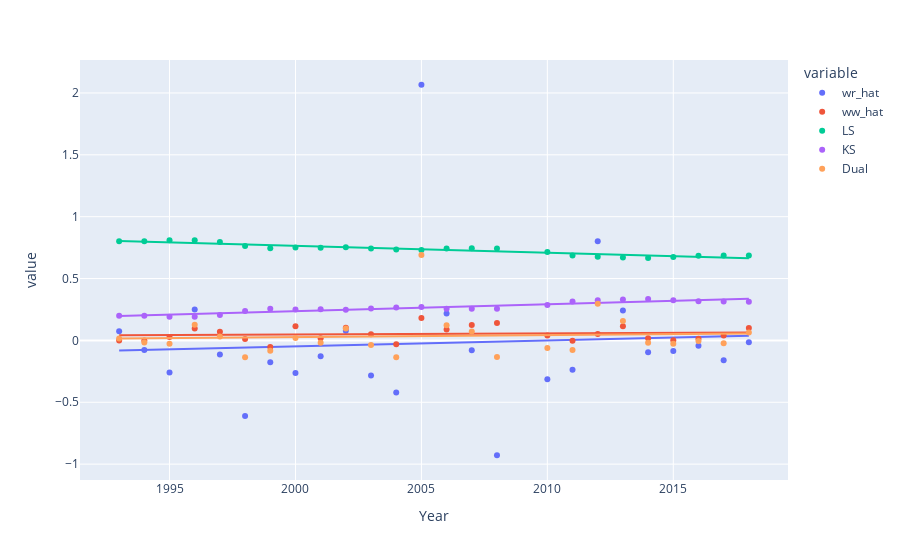

Write notebook code for a chart like this one.
### Code cell
px.scatter(dual.reset_index().melt(id_vars='Year'), x='Year', y='value', color='variable', trendline='ols')

### Figure 1 — Plotly figure (JSON) as saved in the notebook; plotly's stock layout.template omitted (floating-point values rounded to 4 significant figures)
{"data": [{"hovertemplate": "variable=wr_hat<br>Year=%{x}<br>value=%{y}<extra></extra>", "legendgroup": "wr_hat", "marker": {"color": "#636efa", "symbol": "circle"}, "mode": "markers", "name": "wr_hat", "orientation": "v", "showlegend": true, "type": "scatter", "x": [1993, 1994, 1995, 1996, 1997, 1998, 1999, 2000, 2001, 2002, 2003, 2004, 2005, 2006, 2007, 2008, 2010, 2011, 2012, 2013, 2014, 2015, 2016, 2017, 2018], "xaxis": "x", "y": [0.07469, -0.07797, -0.2586, 0.2501, -0.1144, -0.611, -0.1756, -0.2637, -0.1281, 0.07887, -0.2835, -0.4208, 2.066, 0.2173, -0.07936, -0.9282, -0.3129, -0.2366, 0.802, 0.2413, -0.09497, -0.08588, -0.04318, -0.1598, -0.01479], "yaxis": "y"}, {"hovertemplate": "<b>OLS trendline</b><br>value = 0.00473311 * Year + -9.51396<br>R<sup>2</sup>=0.004653<br><br>variable=wr_hat<br>Year=%{x}<br>value=%{y} <b>(trend)</b><extra></extra>", "legendgroup": "wr_hat", "marker": {"color": "#636efa", "symbol": "circle"}, "mode": "lines", "name": "wr_hat", "showlegend": false, "type": "scatter", "x": [1993, 1994, 1995, 1996, 1997, 1998, 1999, 2000, 2001, 2002, 2003, 2004, 2005, 2006, 2007, 2008, 2010, 2011, 2012, 2013, 2014, 2015, 2016, 2017, 2018], "xaxis": "x", "y": [-0.08086, -0.07613, -0.07139, -0.06666, -0.06193, -0.0572, -0.05246, -0.04773, -0.043, -0.03826, -0.03353, -0.0288, -0.02406, -0.01933, -0.0146, -0.009864, -0.0003979, 0.004335, 0.009068, 0.0138, 0.01853, 0.02327, 0.028, 0.03273, 0.03747], "yaxis": "y"}, {"hovertemplate": "variable=ww_hat<br>Year=%{x}<br>value=%{y}<extra></extra>", "legendgroup": "ww_hat", "marker": {"color": "#EF553B", "symbol": "circle"}, "mode": "markers", "name": "ww_hat", "orientation": "v", "showlegend": true, "type": "scatter", "x": [1993, 1994, 1995, 1996, 1997, 1998, 1999, 2000, 2001, 2002, 2003, 2004, 2005, 2006, 2007, 2008, 2010, 2011, 2012, 2013, 2014, 2015, 2016, 2017, 2018], "xaxis": "x", "y": [0, -0.001284, 0.02678, 0.09699, 0.07042, 0.01164, -0.05279, 0.1148, 0.01761, 0.1021, 0.04954, -0.03202, 0.181, 0.08882, 0.1237, 0.1412, 0.04041, -0.003656, 0.05158, 0.114, 0.01809, 0.001029, 0.01305, 0.03948, 0.101], "yaxis": "y"}, {"hovertemplate": "<b>OLS trendline</b><br>value = 0.000945337 * Year + -1.8432<br>R<sup>2</sup>=0.015832<br><br>variable=ww_hat<br>Year=%{x}<br>value=%{y} <b>(trend)</b><extra></extra>", "legendgroup": "ww_hat", "marker": {"color": "#EF553B", "symbol": "circle"}, "mode": "lines", "name": "ww_hat", "showlegend": false, "type": "scatter", "x": [1993, 1994, 1995, 1996, 1997, 1998, 1999, 2000, 2001, 2002, 2003, 2004, 2005, 2006, 2007, 2008, 2010, 2011, 2012, 2013, 2014, 2015, 2016, 2017, 2018], "xaxis": "x", "y": [0.04085, 0.0418, 0.04275, 0.04369, 0.04464, 0.04558, 0.04653, 0.04747, 0.04842, 0.04936, 0.05031, 0.05125, 0.0522, 0.05314, 0.05409, 0.05503, 0.05693, 0.05787, 0.05882, 0.05976, 0.06071, 0.06165, 0.0626, 0.06354, 0.06449], "yaxis": "y"}, {"hovertemplate": "variable=LS<br>Year=%{x}<br>value=%{y}<extra></extra>", "legendgroup": "LS", "marker": {"color": "#00cc96", "symbol": "circle"}, "mode": "markers", "name": "LS", "orientation": "v", "showlegend": true, "type": "scatter", "x": [1993, 1994, 1995, 1996, 1997, 1998, 1999, 2000, 2001, 2002, 2003, 2004, 2005, 2006, 2007, 2008, 2010, 2011, 2012, 2013, 2014, 2015, 2016, 2017, 2018], "xaxis": "x", "y": [0.8014, 0.8012, 0.8085, 0.8087, 0.7948, 0.7625, 0.745, 0.7507, 0.7489, 0.7528, 0.7422, 0.734, 0.7299, 0.7435, 0.7445, 0.7432, 0.7147, 0.6864, 0.6751, 0.6701, 0.6662, 0.675, 0.6838, 0.6857, 0.6866], "yaxis": "y"}, {"hovertemplate": "<b>OLS trendline</b><br>value = -0.00560819 * Year + 11.9807<br>R<sup>2</sup>=0.887060<br><br>variable=LS<br>Year=%{x}<br>value=%{y} <b>(trend)</b><extra></extra>", "legendgroup": "LS", "marker": {"color": "#00cc96", "symbol": "circle"}, "mode": "lines", "name": "LS", "showlegend": false, "type": "scatter", "x": [1993, 1994, 1995, 1996, 1997, 1998, 1999, 2000, 2001, 2002, 2003, 2004, 2005, 2006, 2007, 2008, 2010, 2011, 2012, 2013, 2014, 2015, 2016, 2017, 2018], "xaxis": "x", "y": [0.8035, 0.7979, 0.7923, 0.7867, 0.7811, 0.7755, 0.7699, 0.7643, 0.7587, 0.7531, 0.7475, 0.7418, 0.7362, 0.7306, 0.725, 0.7194, 0.7082, 0.7026, 0.697, 0.6914, 0.6858, 0.6802, 0.6745, 0.6689, 0.6633], "yaxis": "y"}, {"hovertemplate": "variable=KS<br>Year=%{x}<br>value=%{y}<extra></extra>", "legendgroup": "KS", "marker": {"color": "#ab63fa", "symbol": "circle"}, "mode": "markers", "name": "KS", "orientation": "v", "showlegend": true, "type": "scatter", "x": [1993, 1994, 1995, 1996, 1997, 1998, 1999, 2000, 2001, 2002, 2003, 2004, 2005, 2006, 2007, 2008, 2010, 2011, 2012, 2013, 2014, 2015, 2016, 2017, 2018], "xaxis": "x", "y": [0.1986, 0.1988, 0.1915, 0.1913, 0.2052, 0.2375, 0.255, 0.2493, 0.2511, 0.2472, 0.2578, 0.266, 0.2701, 0.2565, 0.2555, 0.2568, 0.2853, 0.3136, 0.3249, 0.3299, 0.3338, 0.325, 0.3162, 0.3143, 0.3134], "yaxis": "y"}, {"hovertemplate": "<b>OLS trendline</b><br>value = 0.00560819 * Year + -10.9807<br>R<sup>2</sup>=0.887060<br><br>variable=KS<br>Year=%{x}<br>value=%{y} <b>(trend)</b><extra></extra>", "legendgroup": "KS", "marker": {"color": "#ab63fa", "symbol": "circle"}, "mode": "lines", "name": "KS", "showlegend": false, "type": "scatter", "x": [1993, 1994, 1995, 1996, 1997, 1998, 1999, 2000, 2001, 2002, 2003, 2004, 2005, 2006, 2007, 2008, 2010, 2011, 2012, 2013, 2014, 2015, 2016, 2017, 2018], "xaxis": "x", "y": [0.1965, 0.2021, 0.2077, 0.2133, 0.2189, 0.2245, 0.2301, 0.2357, 0.2413, 0.2469, 0.2525, 0.2582, 0.2638, 0.2694, 0.275, 0.2806, 0.2918, 0.2974, 0.303, 0.3086, 0.3142, 0.3198, 0.3255, 0.3311, 0.3367], "yaxis": "y"}, {"hovertemplate": "variable=Dual<br>Year=%{x}<br>value=%{y}<extra></extra>", "legendgroup": "Dual", "marker": {"color": "#FFA15A", "symbol": "circle"}, "mode": "markers", "name": "Dual", "orientation": "v", "showlegend": true, "type": "scatter", "x": [1993, 1994, 1995, 1996, 1997, 1998, 1999, 2000, 2001, 2002, 2003, 2004, 2005, 2006, 2007, 2008, 2010, 2011, 2012, 2013, 2014, 2015, 2016, 2017, 2018], "xaxis": "x", "y": [0.01483, -0.01653, -0.02786, 0.1263, 0.03249, -0.1363, -0.08411, 0.0204, -0.01898, 0.09638, -0.03633, -0.1354, 0.6902, 0.1218, 0.07184, -0.1334, -0.0604, -0.07672, 0.2953, 0.156, -0.01964, -0.02722, -0.004728, -0.02316, 0.06469], "yaxis": "y"}, {"hovertemplate": "<b>OLS trendline</b><br>value = 0.00165367 * Year + -3.28063<br>R<sup>2</sup>=0.005804<br><br>variable=Dual<br>Year=%{x}<br>value=%{y} <b>(trend)</b><extra></extra>", "legendgroup": "Dual", "marker": {"color": "#FFA15A", "symbol": "circle"}, "mode": "lines", "name": "Dual", "showlegend": false, "type": "scatter", "x": [1993, 1994, 1995, 1996, 1997, 1998, 1999, 2000, 2001, 2002, 2003, 2004, 2005, 2006, 2007, 2008, 2010, 2011, 2012, 2013, 2014, 2015, 2016, 2017, 2018], "xaxis": "x", "y": [0.01514, 0.01679, 0.01845, 0.0201, 0.02176, 0.02341, 0.02506, 0.02672, 0.02837, 0.03002, 0.03168, 0.03333, 0.03498, 0.03664, 0.03829, 0.03995, 0.04325, 0.04491, 0.04656, 0.04821, 0.04987, 0.05152, 0.05317, 0.05483, 0.05648], "yaxis": "y"}], "layout": {"legend": {"title": {"text": "variable"}, "tracegroupgap": 0}, "margin": {"t": 60}, "xaxis": {"anchor": "y", "domain": [0, 1], "title": {"text": "Year"}}, "yaxis": {"anchor": "x", "domain": [0, 1], "title": {"text": "value"}}}}
